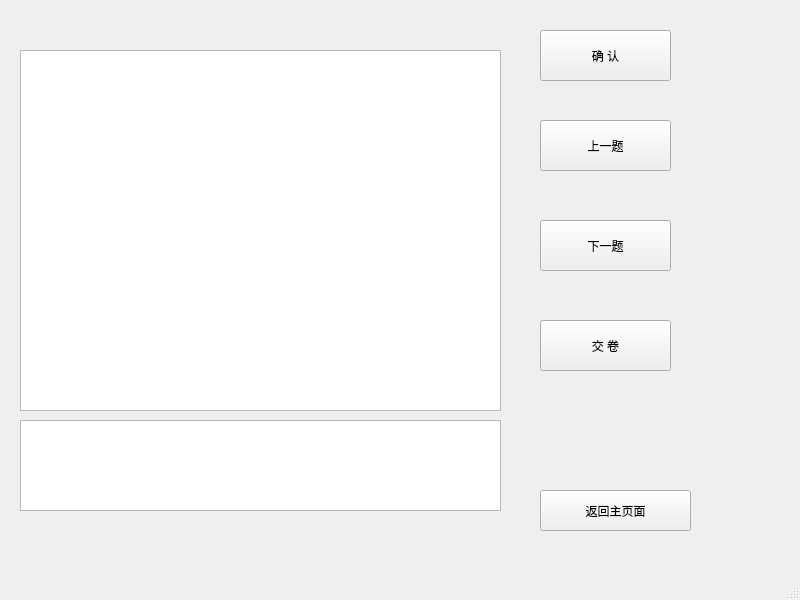
<?xml version="1.0" encoding="UTF-8"?>
<ui version="4.0">
 <class>ExamWindow</class>
 <widget class="QMainWindow" name="ExamWindow">
  <property name="geometry">
   <rect>
    <x>0</x>
    <y>0</y>
    <width>800</width>
    <height>600</height>
   </rect>
  </property>
  <property name="windowTitle">
   <string>MainWindow</string>
  </property>
  <widget class="QWidget" name="centralwidget">
   <widget class="QPushButton" name="btnBack">
    <property name="geometry">
     <rect>
      <x>540</x>
      <y>490</y>
      <width>151</width>
      <height>41</height>
     </rect>
    </property>
    <property name="text">
     <string>返回主页面</string>
    </property>
   </widget>
   <widget class="QListWidget" name="listExam">
    <property name="geometry">
     <rect>
      <x>20</x>
      <y>50</y>
      <width>481</width>
      <height>361</height>
     </rect>
    </property>
   </widget>
   <widget class="QPushButton" name="btnLast">
    <property name="geometry">
     <rect>
      <x>540</x>
      <y>120</y>
      <width>131</width>
      <height>51</height>
     </rect>
    </property>
    <property name="text">
     <string>上一题</string>
    </property>
   </widget>
   <widget class="QPushButton" name="btnNext">
    <property name="geometry">
     <rect>
      <x>540</x>
      <y>220</y>
      <width>131</width>
      <height>51</height>
     </rect>
    </property>
    <property name="text">
     <string>下一题</string>
    </property>
   </widget>
   <widget class="QPushButton" name="btnSubmit">
    <property name="geometry">
     <rect>
      <x>540</x>
      <y>320</y>
      <width>131</width>
      <height>51</height>
     </rect>
    </property>
    <property name="text">
     <string>交 卷</string>
    </property>
   </widget>
   <widget class="QPushButton" name="btnConfirm">
    <property name="geometry">
     <rect>
      <x>540</x>
      <y>30</y>
      <width>131</width>
      <height>51</height>
     </rect>
    </property>
    <property name="text">
     <string>确 认</string>
    </property>
   </widget>
   <widget class="QTextEdit" name="TextCorrect">
    <property name="geometry">
     <rect>
      <x>20</x>
      <y>420</y>
      <width>481</width>
      <height>91</height>
     </rect>
    </property>
    <property name="readOnly">
     <bool>true</bool>
    </property>
   </widget>
   <widget class="QLabel" name="labIndex">
    <property name="geometry">
     <rect>
      <x>30</x>
      <y>4</y>
      <width>191</width>
      <height>31</height>
     </rect>
    </property>
    <property name="text">
     <string/>
    </property>
   </widget>
  </widget>
  <widget class="QMenuBar" name="menubar">
   <property name="geometry">
    <rect>
     <x>0</x>
     <y>0</y>
     <width>800</width>
     <height>25</height>
    </rect>
   </property>
  </widget>
  <widget class="QStatusBar" name="statusbar"/>
 </widget>
 <resources/>
 <connections/>
</ui>
